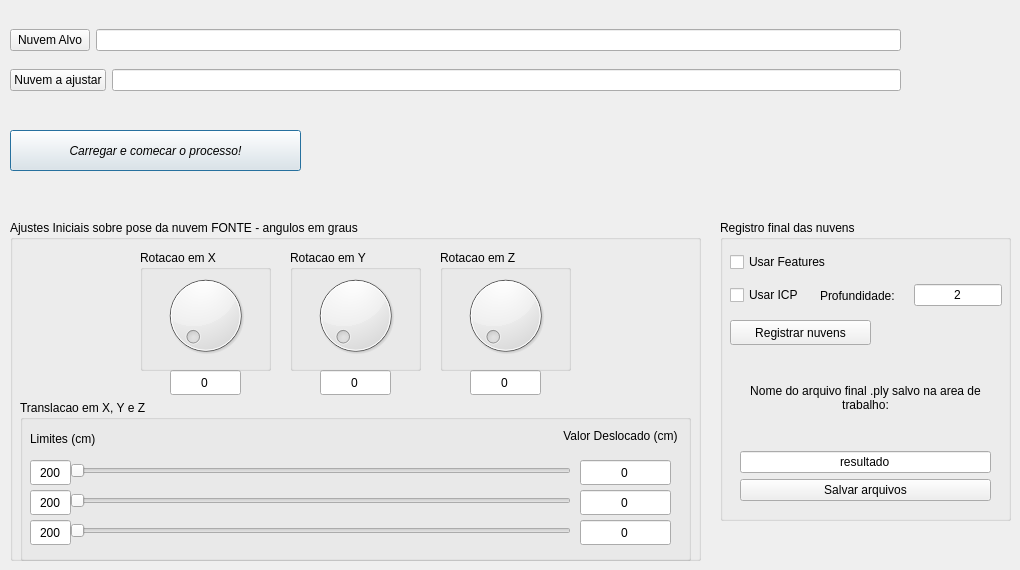
      <widget class="QWidget" name="tab_registro">
       <attribute name="title">
        <string>Registro de nuvens</string>
       </attribute>
       <widget class="QWidget" name="horizontalLayoutWidget_2">
        <property name="geometry">
         <rect>
          <x>10</x>
          <y>20</y>
          <width>891</width>
          <height>41</height>
         </rect>
        </property>
        <layout class="QHBoxLayout" name="horizontalLayout_4">
         <item>
          <widget class="QPushButton" name="pushButton_nuvemalvo">
           <property name="text">
            <string>Nuvem Alvo</string>
           </property>
          </widget>
         </item>
         <item>
          <widget class="QLineEdit" name="lineEdit_nuvemalvo">
           <property name="enabled">
            <bool>true</bool>
           </property>
           <property name="text">
            <string/>
           </property>
          </widget>
         </item>
        </layout>
       </widget>
       <widget class="QWidget" name="horizontalLayoutWidget_3">
        <property name="geometry">
         <rect>
          <x>10</x>
          <y>60</y>
          <width>891</width>
          <height>41</height>
         </rect>
        </property>
        <layout class="QHBoxLayout" name="horizontalLayout_5">
         <item>
          <widget class="QPushButton" name="pushButton_nuvemfonte">
           <property name="text">
            <string>Nuvem a ajustar</string>
           </property>
          </widget>
         </item>
         <item>
          <widget class="QLineEdit" name="lineEdit_nuvemfonte">
           <property name="enabled">
            <bool>true</bool>
           </property>
           <property name="text">
            <string/>
           </property>
          </widget>
         </item>
        </layout>
       </widget>
       <widget class="QPushButton" name="pushButton_iniciararquivos">
        <property name="geometry">
         <rect>
          <x>10</x>
          <y>130</y>
          <width>291</width>
          <height>41</height>
         </rect>
        </property>
        <property name="font">
         <font>
          <italic>true</italic>
         </font>
        </property>
        <property name="cursor">
         <cursorShape>OpenHandCursor</cursorShape>
        </property>
        <property name="text">
         <string>Carregar e comecar o processo!</string>
        </property>
        <property name="default">
         <bool>true</bool>
        </property>
        <property name="flat">
         <bool>false</bool>
        </property>
       </widget>
       <widget class="QGroupBox" name="groupBox">
        <property name="geometry">
         <rect>
          <x>10</x>
          <y>220</y>
          <width>691</width>
          <height>341</height>
         </rect>
        </property>
        <property name="title">
         <string>Ajustes Iniciais sobre pose da nuvem FONTE - angulos em graus</string>
        </property>
        <property name="checkable">
         <bool>false</bool>
        </property>
        <widget class="QGroupBox" name="groupBox_3">
         <property name="geometry">
          <rect>
           <x>130</x>
           <y>30</y>
           <width>131</width>
           <height>121</height>
          </rect>
         </property>
         <property name="title">
          <string>Rotacao em X</string>
         </property>
         <widget class="QDial" name="dial_x">
          <property name="geometry">
           <rect>
            <x>0</x>
            <y>20</y>
            <width>131</width>
            <height>91</height>
           </rect>
          </property>
         </widget>
        </widget>
        <widget class="QGroupBox" name="groupBox_5">
         <property name="geometry">
          <rect>
           <x>280</x>
           <y>30</y>
           <width>131</width>
           <height>121</height>
          </rect>
         </property>
         <property name="title">
          <string>Rotacao em Y</string>
         </property>
         <widget class="QDial" name="dial_y">
          <property name="geometry">
           <rect>
            <x>0</x>
            <y>20</y>
            <width>131</width>
            <height>91</height>
           </rect>
          </property>
         </widget>
        </widget>
        <widget class="QGroupBox" name="groupBox_7">
         <property name="geometry">
          <rect>
           <x>430</x>
           <y>30</y>
           <width>131</width>
           <height>121</height>
          </rect>
         </property>
         <property name="title">
          <string>Rotacao em Z</string>
         </property>
         <widget class="QDial" name="dial_z">
          <property name="geometry">
           <rect>
            <x>0</x>
            <y>20</y>
            <width>131</width>
            <height>91</height>
           </rect>
          </property>
         </widget>
        </widget>
        <widget class="QGroupBox" name="groupBox_4">
         <property name="geometry">
          <rect>
           <x>10</x>
           <y>180</y>
           <width>671</width>
           <height>161</height>
          </rect>
         </property>
         <property name="title">
          <string>Translacao em X, Y e Z</string>
         </property>
         <property name="flat">
          <bool>true</bool>
         </property>
         <widget class="QSlider" name="horizontalSlider_x">
          <property name="geometry">
           <rect>
            <x>50</x>
            <y>60</y>
            <width>501</width>
            <height>21</height>
           </rect>
          </property>
          <property name="orientation">
           <enum>Qt::Horizontal</enum>
          </property>
         </widget>
         <widget class="QLineEdit" name="lineEdit_limitex">
          <property name="geometry">
           <rect>
            <x>10</x>
            <y>60</y>
            <width>41</width>
            <height>25</height>
           </rect>
          </property>
          <property name="text">
           <string>200</string>
          </property>
          <property name="alignment">
           <set>Qt::AlignCenter</set>
          </property>
         </widget>
         <widget class="QLineEdit" name="lineEdit_limitey">
          <property name="geometry">
           <rect>
            <x>10</x>
            <y>90</y>
            <width>41</width>
            <height>25</height>
           </rect>
          </property>
          <property name="text">
           <string>200</string>
          </property>
          <property name="alignment">
           <set>Qt::AlignCenter</set>
          </property>
         </widget>
         <widget class="QLineEdit" name="lineEdit_limitez">
          <property name="geometry">
           <rect>
            <x>10</x>
            <y>120</y>
            <width>41</width>
            <height>25</height>
           </rect>
          </property>
          <property name="text">
           <string>200</string>
          </property>
          <property name="alignment">
           <set>Qt::AlignCenter</set>
          </property>
         </widget>
         <widget class="QSlider" name="horizontalSlider_y">
          <property name="geometry">
           <rect>
            <x>50</x>
            <y>90</y>
            <width>501</width>
            <height>21</height>
           </rect>
          </property>
          <property name="orientation">
           <enum>Qt::Horizontal</enum>
          </property>
         </widget>
         <widget class="QSlider" name="horizontalSlider_z">
          <property name="geometry">
           <rect>
            <x>50</x>
            <y>120</y>
            <width>501</width>
            <height>21</height>
           </rect>
          </property>
          <property name="orientation">
           <enum>Qt::Horizontal</enum>
          </property>
         </widget>
         <widget class="QLineEdit" name="lineEdit_X">
          <property name="geometry">
           <rect>
            <x>560</x>
            <y>60</y>
            <width>91</width>
            <height>25</height>
           </rect>
          </property>
          <property name="text">
           <string>0</string>
          </property>
          <property name="alignment">
           <set>Qt::AlignCenter</set>
          </property>
         </widget>
         <widget class="QLineEdit" name="lineEdit_Y">
          <property name="geometry">
           <rect>
            <x>560</x>
            <y>90</y>
            <width>91</width>
            <height>25</height>
           </rect>
          </property>
          <property name="text">
           <string>0</string>
          </property>
          <property name="alignment">
           <set>Qt::AlignCenter</set>
          </property>
         </widget>
         <widget class="QLineEdit" name="lineEdit_Z">
          <property name="geometry">
           <rect>
            <x>560</x>
            <y>120</y>
            <width>91</width>
            <height>25</height>
           </rect>
          </property>
          <property name="text">
           <string>0</string>
          </property>
          <property name="alignment">
           <set>Qt::AlignCenter</set>
          </property>
         </widget>
         <widget class="QLabel" name="label_6">
          <property name="geometry">
           <rect>
            <x>10</x>
            <y>30</y>
            <width>81</width>
            <height>17</height>
           </rect>
          </property>
          <property name="text">
           <string>Limites (cm)</string>
          </property>
         </widget>
         <widget class="QLabel" name="label_7">
          <property name="geometry">
           <rect>
            <x>540</x>
            <y>20</y>
            <width>121</width>
            <height>31</height>
           </rect>
          </property>
          <property name="text">
           <string>Valor Deslocado (cm)</string>
          </property>
          <property name="alignment">
           <set>Qt::AlignCenter</set>
          </property>
          <property name="wordWrap">
           <bool>true</bool>
          </property>
         </widget>
        </widget>
        <widget class="QLineEdit" name="lineEdit_rotacaox">
         <property name="geometry">
          <rect>
           <x>160</x>
           <y>150</y>
           <width>71</width>
           <height>25</height>
          </rect>
         </property>
         <property name="text">
          <string>0</string>
         </property>
         <property name="alignment">
          <set>Qt::AlignCenter</set>
         </property>
        </widget>
        <widget class="QLineEdit" name="lineEdit_rotacaoy">
         <property name="geometry">
          <rect>
           <x>310</x>
           <y>150</y>
           <width>71</width>
           <height>25</height>
          </rect>
         </property>
         <property name="text">
          <string>0</string>
         </property>
         <property name="alignment">
          <set>Qt::AlignCenter</set>
         </property>
        </widget>
        <widget class="QLineEdit" name="lineEdit_rotacaoz">
         <property name="geometry">
          <rect>
           <x>460</x>
           <y>150</y>
           <width>71</width>
           <height>25</height>
          </rect>
         </property>
         <property name="text">
          <string>0</string>
         </property>
         <property name="alignment">
          <set>Qt::AlignCenter</set>
         </property>
        </widget>
       </widget>
       <widget class="QGroupBox" name="groupBox_2">
        <property name="geometry">
         <rect>
          <x>720</x>
          <y>220</y>
          <width>291</width>
          <height>301</height>
         </rect>
        </property>
        <property name="title">
         <string>Registro final das nuvens</string>
        </property>
        <widget class="QPushButton" name="pushButton_registrar">
         <property name="geometry">
          <rect>
           <x>10</x>
           <y>100</y>
           <width>141</width>
           <height>25</height>
          </rect>
         </property>
         <property name="text">
          <string>Registrar nuvens</string>
         </property>
        </widget>
        <widget class="QWidget" name="horizontalLayoutWidget_6">
         <property name="geometry">
          <rect>
           <x>10</x>
           <y>60</y>
           <width>272</width>
           <height>31</height>
          </rect>
         </property>
         <layout class="QHBoxLayout" name="_2">
          <property name="spacing">
           <number>16</number>
          </property>
          <property name="sizeConstraint">
           <enum>QLayout::SetNoConstraint</enum>
          </property>
          <item>
           <widget class="QCheckBox" name="checkBox_icp">
            <property name="text">
             <string>Usar ICP</string>
            </property>
           </widget>
          </item>
          <item>
           <widget class="QLabel" name="label_8">
            <property name="sizePolicy">
             <sizepolicy hsizetype="Expanding" vsizetype="Preferred">
              <horstretch>0</horstretch>
              <verstretch>0</verstretch>
             </sizepolicy>
            </property>
            <property name="text">
             <string>Profundidade: </string>
            </property>
           </widget>
          </item>
          <item>
           <widget class="QLineEdit" name="lineEdit_profundidadeicp">
            <property name="sizePolicy">
             <sizepolicy hsizetype="Maximum" vsizetype="Fixed">
              <horstretch>0</horstretch>
              <verstretch>0</verstretch>
             </sizepolicy>
            </property>
            <property name="maximumSize">
             <size>
              <width>200</width>
              <height>16777215</height>
             </size>
            </property>
            <property name="text">
             <string>2</string>
            </property>
            <property name="alignment">
             <set>Qt::AlignCenter</set>
            </property>
           </widget>
          </item>
         </layout>
        </widget>
        <widget class="QWidget" name="horizontalLayoutWidget_7">
         <property name="geometry">
          <rect>
           <x>10</x>
           <y>30</y>
           <width>160</width>
           <height>25</height>
          </rect>
         </property>
         <layout class="QHBoxLayout" name="horizontalLayout_8">
          <item>
           <widget class="QCheckBox" name="checkBox_features">
            <property name="text">
             <string>Usar Features</string>
            </property>
           </widget>
          </item>
         </layout>
        </widget>
        <widget class="QWidget" name="verticalLayoutWidget_3">
         <property name="geometry">
          <rect>
           <x>20</x>
           <y>130</y>
           <width>251</width>
           <height>151</height>
          </rect>
         </property>
         <layout class="QVBoxLayout" name="verticalLayout_3">
          <item>
           <widget class="QLabel" name="label_9">
            <property name="text">
             <string>Nome do arquivo final .ply salvo na area de trabalho:</string>
            </property>
            <property name="alignment">
             <set>Qt::AlignCenter</set>
            </property>
            <property name="wordWrap">
             <bool>true</bool>
            </property>
           </widget>
          </item>
          <item>
           <widget class="QLineEdit" name="lineEdit_pastafinal">
            <property name="text">
             <string>resultado</string>
            </property>
            <property name="alignment">
             <set>Qt::AlignCenter</set>
            </property>
           </widget>
          </item>
          <item>
           <widget class="QPushButton" name="pushButton_salvarfinal">
            <property name="text">
             <string>Salvar arquivos</string>
            </property>
           </widget>
          </item>
         </layout>
        </widget>
       </widget>
      </widget>
